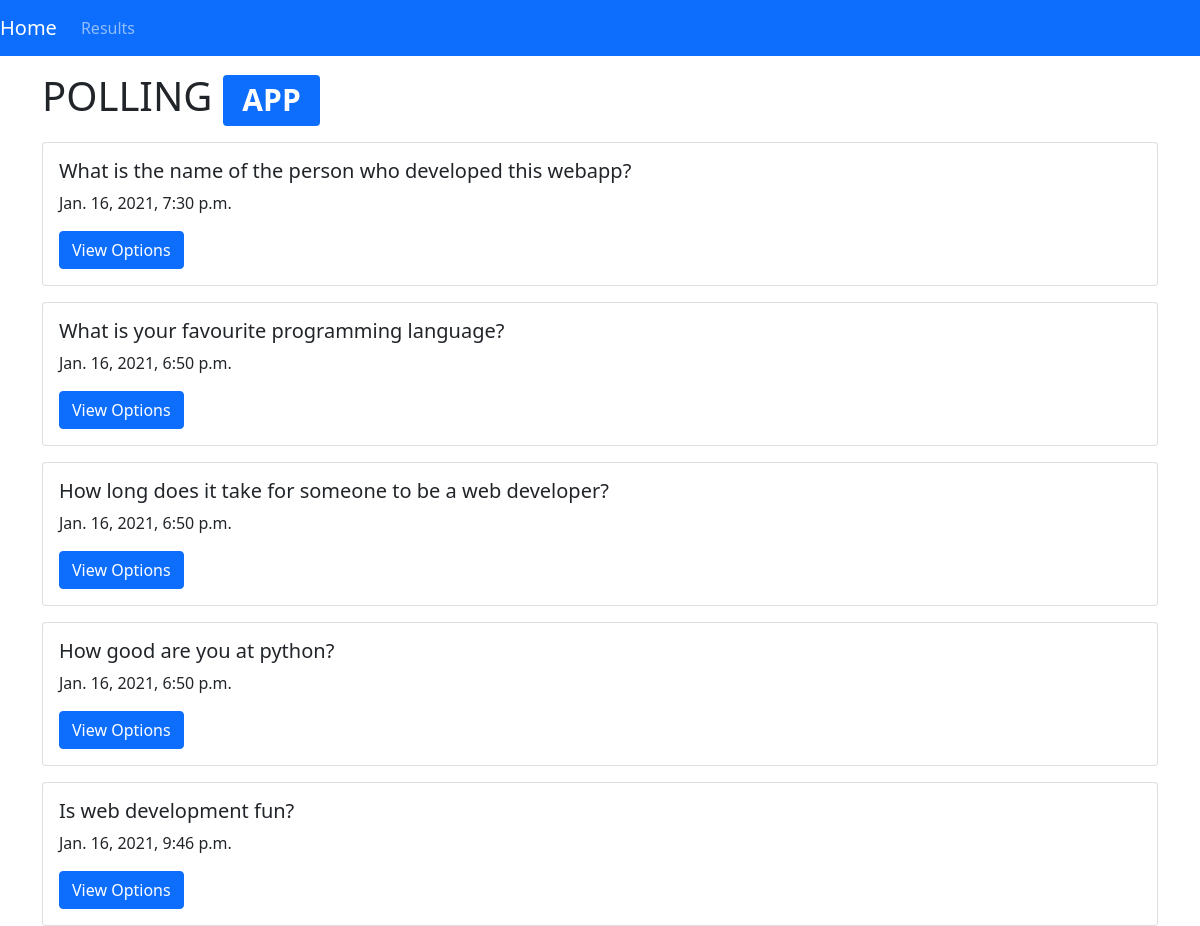
The page / on the database its author committed.
### djangolab/models.py (models this page shows, shortened)
class Question(models.Model):
    question_text = models.CharField(max_length=255)
    pub_date = models.DateTimeField(auto_now=True)

### djangolab/views.py (the view)
# urls.py: path('', show),
def show(request):
    question = Question.objects.all()
    return render(request, 'djangolab/index.html', {"data":question})

### djangolab/templates/djangolab/index.html (shortened to what this page needs)
{% extends "djangolab/base.html" %}
{% block content %}
    <div class="container mt-3">
        <h1>POLLING <span class="badge bg-primary">APP</span></h1>
        {% if data %}
            {% for info in data %}
                <div class="card mt-3" style="width: 100%;">
                    <div class="card-body">
                    <h5 class="card-title">{{ info.question_text }}</h5>
                    <p class="card-text">{{ info.pub_date }}</p>
                    <a href="/{{ info.id }}/" class="btn btn-primary">View Options</a>
                    </div>
                </div>
            {% endfor %}
        {% endif %}
    </div>
{% endblock content %}

### rows shown on the page
Question: question_text "What is the name of the person who developed this webapp?", pub_date "Jan. 16, 2021, 7:30 p.m."
Question: question_text "What is your favourite programming language?", pub_date "Jan. 16, 2021, 6:50 p.m."
Question: question_text "How long does it take for someone to be a web developer?", pub_date "Jan. 16, 2021, 6:50 p.m."
Question: question_text "How good are you at python?", pub_date "Jan. 16, 2021, 6:50 p.m."
Question: question_text "Is web development fun?", pub_date "Jan. 16, 2021, 9:46 p.m."
